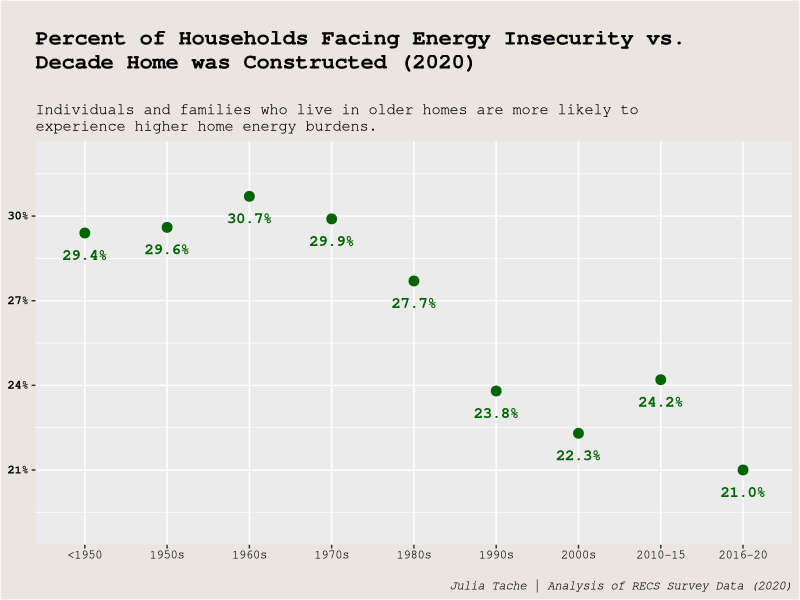
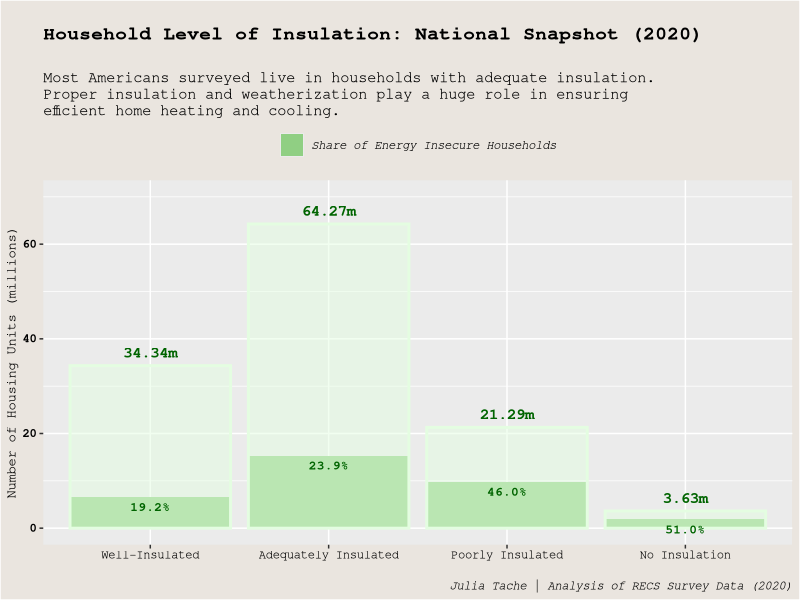
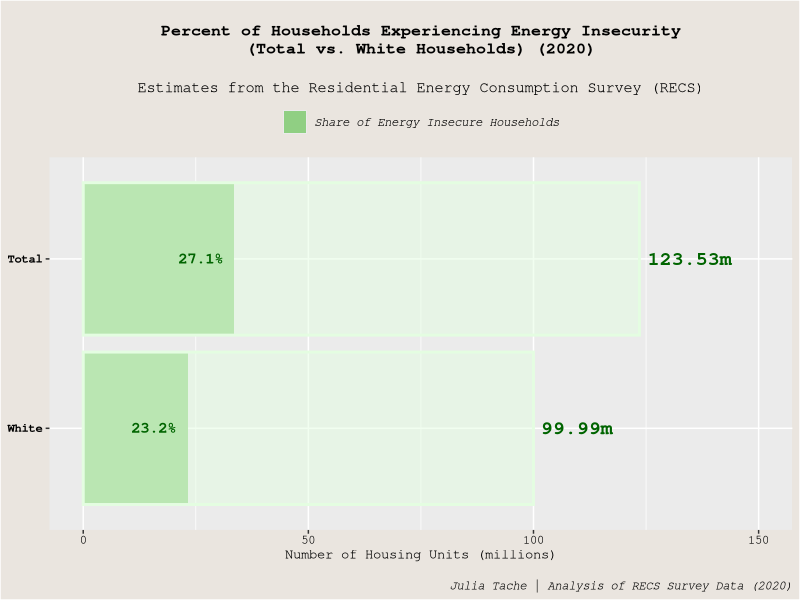
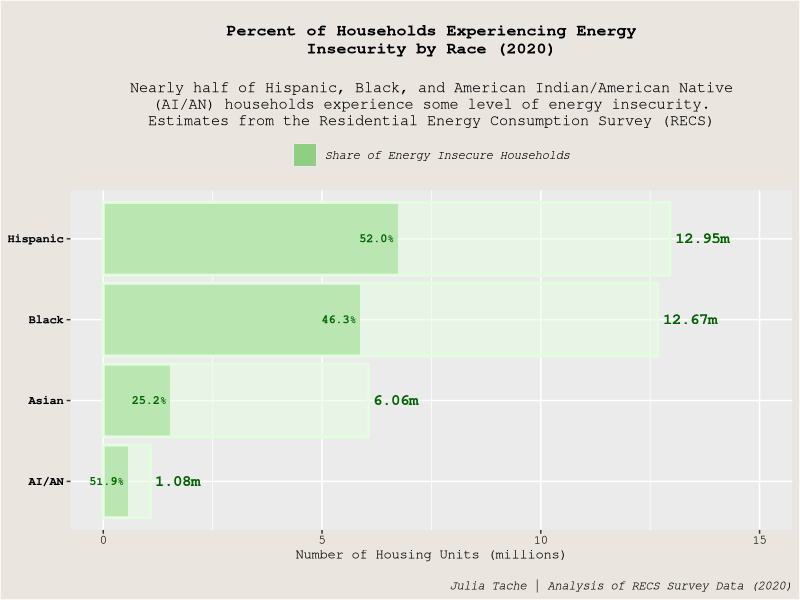
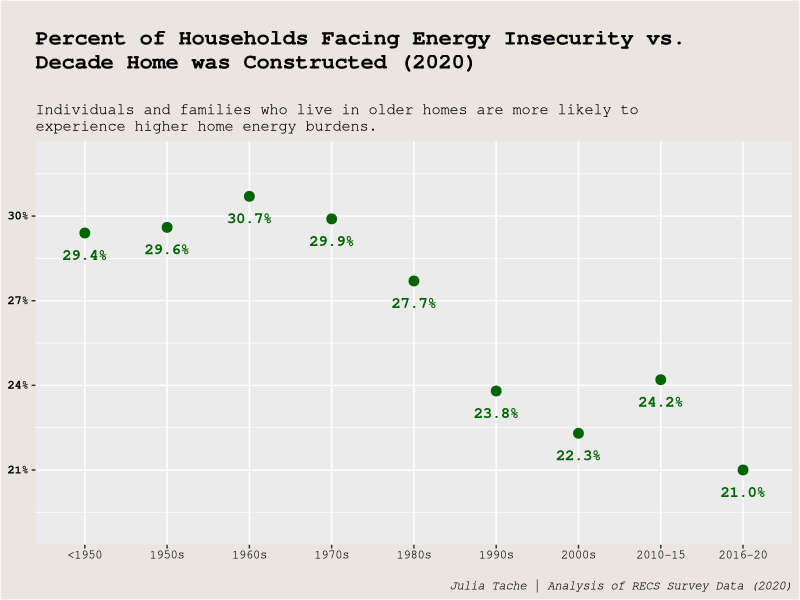
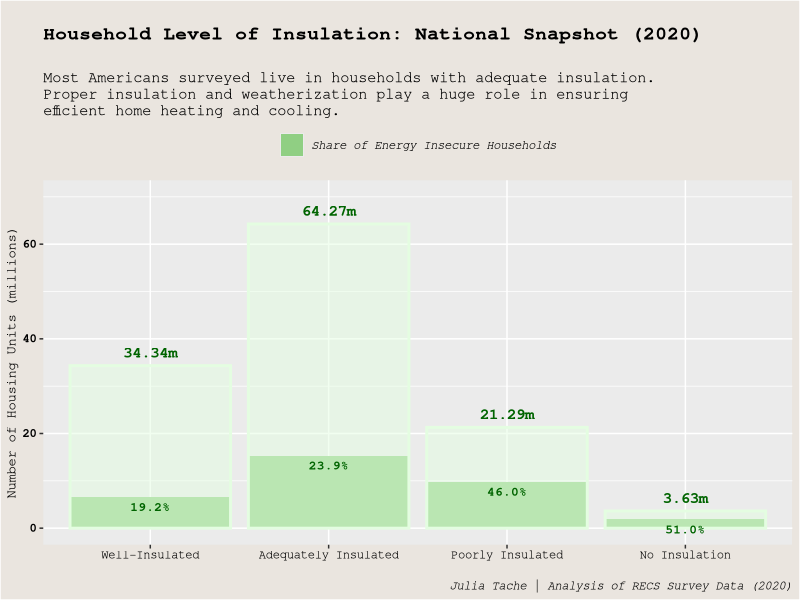
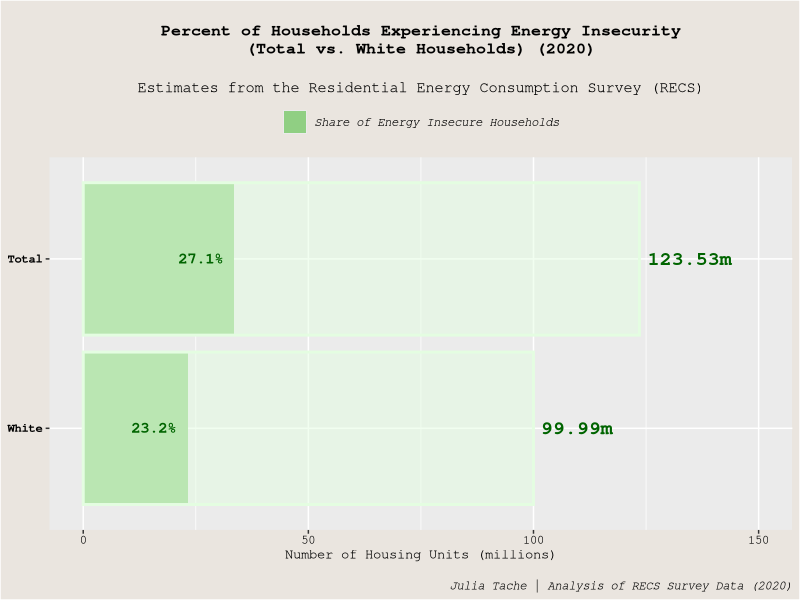
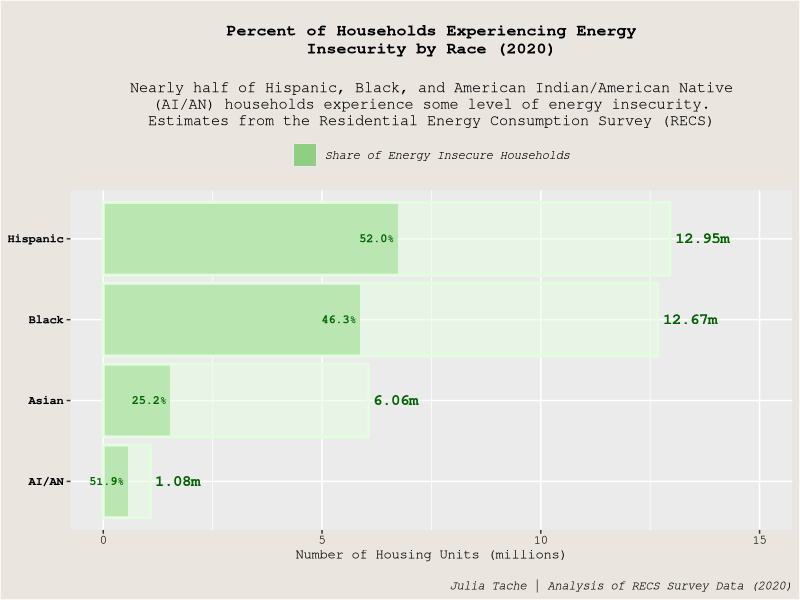

Reproduce these figures in R, in order.
## ---- chunk 1
knitr::opts_chunk$set(echo = TRUE)
## ---- chunk 2

library(tidyverse)

## ---- chunk 3

house_age <- data.frame(year_of_construction = c("<1950", "1950s", "1960s", "1970s", "1980s", "1990s", "2000s", "2010-15", "2016-20"),
           home_insecurity_perc = c(0.294, 0.296, 0.307, 0.299, 0.277, 0.238, 0.223, 0.242, 0.21))

insulation <- data.frame(insulation_type = c("Well-Insulated", "Adequately Insulated", "Poorly Insulated", "No Insulation"),
           insulation_households_n = c(34.34, 64.27, 21.29, 3.63),
           insecurity_households_n = c(6.58, 15.34, 9.8, 1.85),
           home_insecurity_perc = c(0.192, 0.239, 0.46, 0.51),
           legend_column = "Share of Energy Insecure Households", "Share of Energy Insecure Households", "Share of Energy Insecure Households", "Share of Energy Insecure Households")

race1 <- data.frame(race_cat = c("Total", "White"),
           insulation_households_n = c(123.53, 99.99),
           insecurity_households_n = c(33.58, 23.17),
           home_insecurity_perc = c(0.271, 0.232),
           se = c(0.005, 0.0039),
           legend_column = "Share of Energy Insecure Households", "Share of Energy Insecure Households")

race2 <- data.frame(race_cat = c("Black", "Hispanic", "Asian", "AI/AN"),
           insulation_households_n = c(12.67, 12.95, 6.06, 1.08),
           insecurity_households_n = c(5.87, 6.73, 1.53, 0.56),
           home_insecurity_perc = c(0.463, 0.52, 0.252, 0.519),
           se = c(0.0013, 0.0008, 0.0022, 0.001),
           legend_column = "Share of Energy Insecure Households", "Share of Energy Insecure Households", "Share of Energy Insecure Households", "Share of Energy Insecure Households")

## ---- chunk 4

##age

ggplot(house_age, aes(x = factor(year_of_construction, level = c("<1950", "1950s", "1960s", "1970s", "1980s", "1990s", "2000s", "2010-15", "2016-20")), y = home_insecurity_perc, label = scales::percent(home_insecurity_perc, accuracy = 0.1))) +
  geom_point(color = "dark green", size = 3) +
  geom_text(position = position_dodge(width = 0.9),
            vjust = 3,
            size = 4,
            color = "dark green",
            fontface = "bold",
            family = "mono") +
  labs(title = "\nPercent of Households Facing Energy Insecurity vs.\nDecade Home was Constructed (2020)\n",
       subtitle = "Individuals and families who live in older homes are more likely to\nexperience higher home energy burdens.",
       caption = "\nJulia Tache | Analysis of RECS Survey Data (2020)") +
  ylab("Percent Positive") +
  scale_y_continuous(limits = c(0.19, 0.32), labels = scales::percent) +
  theme(plot.background = element_rect(fill = "#eae5df"),
        plot.title = element_text(face = "bold", size = 16),
        plot.caption = element_text(face = "italic"),
        axis.title.x = element_blank(),
        axis.text.x = element_text(color = "black"),
        axis.title.y = element_blank(),
        axis.text.y = element_text(face = "bold", color = "black"),
        legend.position = "none",
        text = element_text(family = "mono"))

ggsave("house_age.png", height = 5, width = 8)

##insulation

ggplot(insulation, aes(x = factor(insulation_type, level = c("Well-Insulated", "Adequately Insulated", "Poorly Insulated", "No Insulation")), y = insecurity_households_n, fill = legend_column)) +
  geom_bar(aes(fill = legend_column), stat = "identity") +
  scale_fill_manual(values = c("#90cf83")) +
  geom_bar(aes(y = insulation_households_n), stat = "identity", size = 1, color = "#e4fde1", fill = "#e4fde1", alpha = 0.5) +
  geom_text(aes(x = factor(insulation_type, level = c("Well-Insulated", "Adequately Insulated", "Poorly Insulated", "No Insulation")),
                           y = insecurity_households_n,
                           label = scales::percent(home_insecurity_perc, accuracy = 0.1)),
            position = position_dodge(width = 0.9),
            size = 3.25,
            vjust = 1.75,
            color = "dark green",
            fontface = "bold",
            family = "mono") +
    geom_text(aes(x = factor(insulation_type, level = c("Well-Insulated", "Adequately Insulated", "Poorly Insulated", "No Insulation")),
                           y = insulation_households_n,
                           label = paste0(insulation_households_n, "m")),
            position = position_dodge(width = 0.9),
            size = 4,
            vjust = -0.9,
            color = "dark green",
            fontface = "bold",
            family = "mono") +
  ylim(0, 70) +
  labs(title = "\nHousehold Level of Insulation: National Snapshot (2020)\n",
       subtitle = "Most Americans surveyed live in households with adequate insulation.\nProper insulation and weatherization play a huge role in ensuring\nefficient home heating and cooling.",
       caption = "\nJulia Tache | Analysis of RECS Survey Data (2020)") +
  ylab("Number of Housing Units (millions)") +
  theme(plot.background = element_rect(fill = "#eae5df"),
        plot.title = element_text(face = "bold", size = 14),
        plot.caption = element_text (face = "italic"),
        axis.title.x = element_blank(),
        axis.text.x = element_text(color = "black"),
        axis.title.y = element_text(size = 10),
        axis.text.y = element_text(face = "bold", color = "black"),
        legend.position = "top",
        legend.background = element_rect(fill = "#eae5df"),
        legend.title = element_blank(),
        legend.text = element_text(face = "italic"),
        text = element_text(family = "mono"))

ggsave("insulation.png", height = 5, width = 8)

## race

ggplot(race1, aes(x = factor(race_cat, level = c("White", "Total")), y = insecurity_households_n, fill = legend_column)) +
  geom_bar(aes(fill = legend_column), stat = "identity") +
  scale_fill_manual(values = c("#90cf83")) +
  geom_bar(aes(y = insulation_households_n), stat = "identity", size = 1, color = "#e4fde1", fill = "#e4fde1", alpha = 0.5) +
  geom_text(aes(x = factor(race_cat, level = c("White", "Total")),
                           y = insecurity_households_n,
                           label = scales::percent(home_insecurity_perc, accuracy = 0.1)),
            position = position_dodge(width = 0.9),
            hjust = 1.25,
            size = 4,
            color = "dark green",
            fontface = "bold",
            family = "mono") +
    geom_text(aes(x = factor(race_cat, level = c("White", "Total")),
                           y = insulation_households_n,
                           label = paste0(insulation_households_n, "m")),
            position = position_dodge(width = 0.9),
            size = 5,
            hjust = -0.1,
            color = "dark green",
            fontface = "bold",
            family = "mono") +
  coord_flip() +
  labs(title = "\nPercent of Households Experiencing Energy Insecurity\n(Total vs. White Households) (2020)\n",
       subtitle = "Estimates from the Residential Energy Consumption Survey (RECS)",
       caption = "\nJulia Tache | Analysis of RECS Survey Data (2020)") +
  ylab("Number of Housing Units (millions)") +
  ylim(0, 150) +
  theme(plot.background = element_rect(fill = "#eae5df"),
        plot.title = element_text(face = "bold", size = 12, hjust = 0.5),
        plot.subtitle = element_text(hjust = 0.5),
        plot.caption = element_text (face = "italic"),
        axis.title.x = element_text(size = 10),
        axis.text.x = element_text(color = "black"),
        axis.title.y = element_blank(),
        axis.text.y = element_text(face = "bold", color = "black"),
        legend.position = "top",
        legend.background = element_rect(fill = "#eae5df"),
        legend.title = element_blank(),
        legend.text = element_text(face = "italic"),
        text = element_text(family = "mono"))

ggsave("race1.png", height = 5, width = 8)

ggplot(race2, aes(x = factor(race_cat, level = c("AI/AN", "Asian", "Black", "Hispanic")), y = insecurity_households_n, fill = legend_column)) +
  geom_bar(aes(fill = legend_column), stat = "identity") +
  scale_fill_manual(values = c("#90cf83")) +
  geom_bar(aes(y = insulation_households_n), stat = "identity", size = 1, color = "#e4fde1", fill = "#e4fde1", alpha = 0.5) +
  geom_text(aes(x = factor(race_cat, level = c("AI/AN", "Asian", "Black", "Hispanic")),
                           y = insecurity_households_n,
                           label = scales::percent(home_insecurity_perc, accuracy = 0.1)),
            position = position_dodge(width = 0.9),
            hjust = 1.1,
            size = 3,
            color = "dark green",
            fontface = "bold",
            family = "mono") +
    geom_text(aes(x = factor(race_cat, level = c("AI/AN", "Asian", "Black", "Hispanic")),
                           y = insulation_households_n,
                           label = paste0(insulation_households_n, "m")),
            position = position_dodge(width = 0.9),
            size = 4,
            hjust = -0.1,
            color = "dark green",
            fontface = "bold",
            family = "mono") +
  coord_flip() +
  ylim(0, 15) +
  labs(title = "\nPercent of Households Experiencing Energy\nInsecurity by Race (2020)\n",
       subtitle = "Nearly half of Hispanic, Black, and American Indian/American Native\n(AI/AN) households experience some level of energy insecurity.\nEstimates from the Residential Energy Consumption Survey (RECS)",
       caption = "\nJulia Tache | Analysis of RECS Survey Data (2020)") +
  ylab("Number of Housing Units (millions)") +
  theme(plot.background = element_rect(fill = "#eae5df"),
        plot.title = element_text(face = "bold", size = 12, hjust = 0.5),
        plot.subtitle = element_text(hjust = 0.5),
        plot.caption = element_text (face = "italic"),
        axis.title.x = element_text(size = 10),
        axis.text.x = element_text(color = "black"),
        axis.title.y = element_blank(),
        axis.text.y = element_text(face = "bold", color = "black"),
        legend.position = "top",
        legend.background = element_rect(fill = "#eae5df"),
        legend.title = element_blank(),
        legend.text = element_text(face = "italic"),
        text = element_text(family = "mono"))

ggsave("race2.png", height = 5, width = 8)

